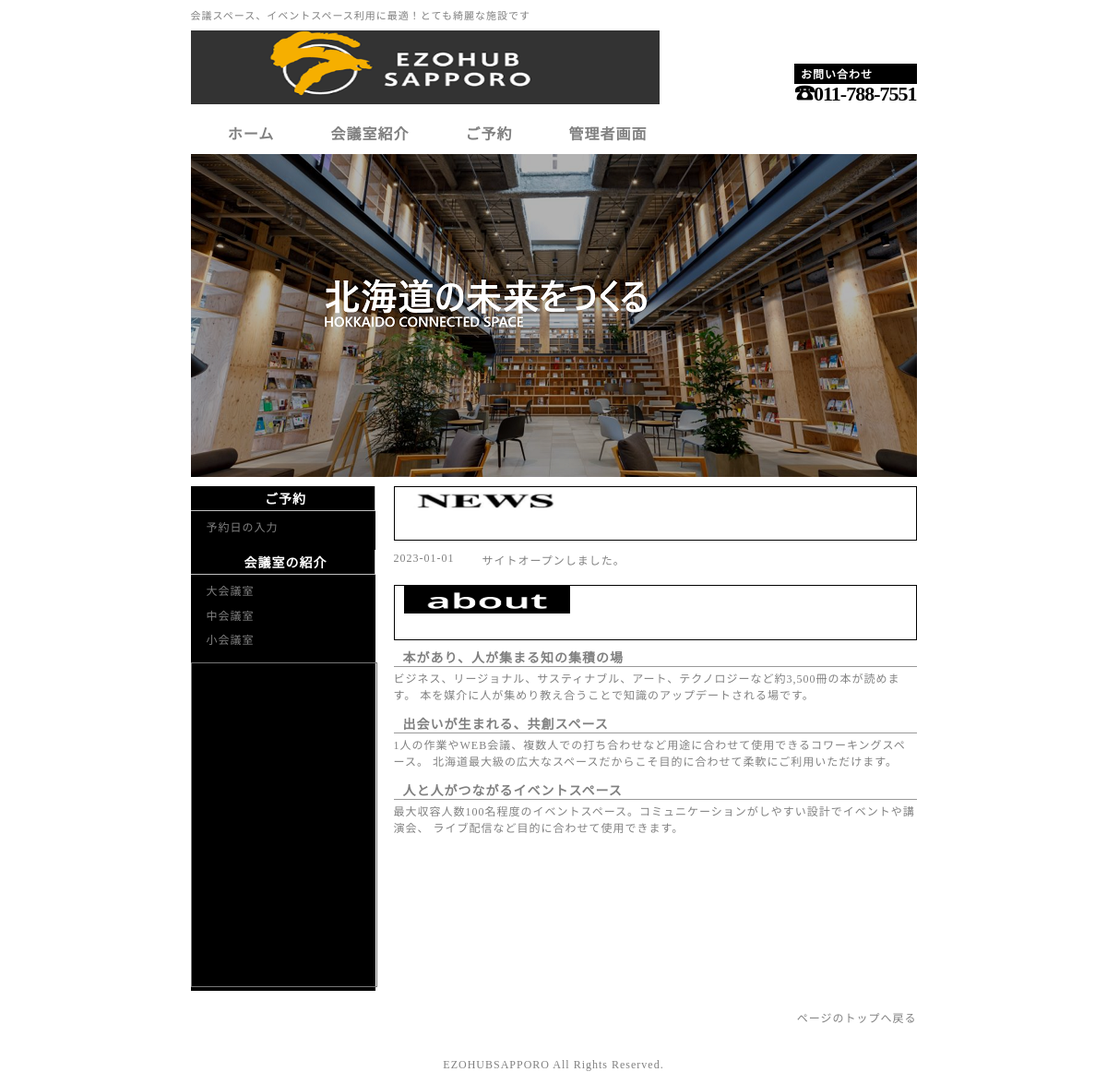
The page / on the database its author committed.
### tables this page shows
CREATE TABLE `room_type` (
  `type_id` int(11) NOT NULL,
  `type_name` varchar(30) NOT NULL
);

### sideList.php (the view, shortened to what this page needs)
<?php
  $s_link = mysqli_connect(DB_SERVER, DB_USER, DB_PASS, DB_NAME);
  mysqli_set_charset($s_link, "utf8");
  $s_result = mysqli_query($s_link, "SELECT * FROM room_type");
  echo "<ul>";
  while($s_row = mysqli_fetch_array( $s_result, MYSQLI_ASSOC )) {
    echo "<li><a href='./roomList.php?tid=" .
        $s_row['type_id'] . "'>" . $s_row['type_name'] . "</a></li>";
  }
  echo "</ul>";
?>

### css/style.css (style rules this page uses)
html { overflow: scroll; }
body { letter-spacing: 1px; font-size: 12px; color:grey; }
a { color: grey; text-decoration: none; }

### css/style_Deco.css (style rules this page uses)
#side ul { margin: 5px 0 0 5px; padding: 0; }
#side li { padding: 5px 0 5px 0; line-height: 1.4; list-style: none; }
#side li a { display: block; padding-left: 12px; ; }

### rows shown on the page
room_type: type_name "大会議室"
room_type: type_name "中会議室"
room_type: type_name "小会議室"
